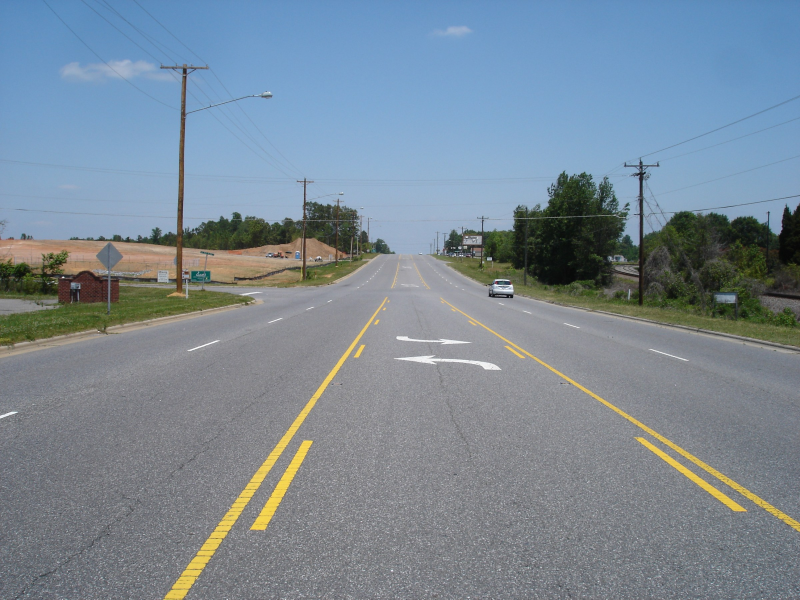
#> input picture img/lanes1.jpg, 2400 x 1799 px, given in place of road6.mp4, which was not available (shown at 1/3 size)
$ python webcam.py
#> lines starting #> are read from the running program, lines starting #| are printed output that depends on the picture; after the words box and inside, x2 and y2 are one past the last pixel; in counts of white or black regions, pixels touching at a corner belong together; pictures that were not available may be replaced by others from this repository, and a replacement may not be noted
import cv2
import imutils
from collections import namedtuple
import typing
import numpy as np
import edge
import heapq

Point = typing.NamedTuple("Point", [('x', int), ('y', int)])

# Areas should be given using 0..1 range, where 1 is input width or height.
SearchArea = namedtuple('SearchArea', 'left, top, width, height')


str_SETTINGS_W = 'Settings'

str_ASPHALT_LEFT = 'Asphalt box left'
str_ASPHALT_TOP = 'Asphalt box top'
str_ASPHALT_WIDTH = 'Asphalt box width'
str_ASPHALT_COLORS = 'N asphalt colors'

str_MIN_LIGHTNESS = 'Lightness min'
str_MIN_RED = 'Lightness min'
str_ERODE_KERNEL = 'Erode kernel'
str_DILATE_KERNEL = 'Dilate kernel'
str_ASPHALT_HUE_THRESHOLD_SPREAD = 'Hue spread'
str_ASPHALT_SAT_THRESHOLD_SPREAD = 'Sat spread'
str_ASPHALT_LIG_THRESHOLD_SPREAD = 'Lig spread'
str_MIN_CANNY = 'Canny min'
str_MAX_CANNY = 'Canny max'

_MAX_RGB = 255
_VIDEO_WIDTH = 640
_HUNDRED = 100

class RoadSeeker:

    road_search_area = SearchArea(.45, .85, .1, .1)
    insignificant_area = SearchArea(0., 0., 1., .4)
    horizon = 0.35  # horizon line in respectance to frame heightm starting from top
    line_width = 2
    search_color = (0, 255, 0)
    asphalt_colors = [(0, 0, 0)]

    asphalt_hue_spread = 10  # in RGB units, defines the thresholding corridor
    asphalt_sat_spread = 10  # in RGB units, defines the thresholding corridor
    asphalt_lig_spread = 10  # in RGB units, defines the thresholding corridor


    min_lightness = 120
    min_red = 4
    canny_min = 100
    canny_max = 200
    erode_size = 2
    dilate_size = 2
    erode_kernel = 0
    dilate_kernel = 0

    n_road_colors = 3  # top N most relevant colors in the asphalt rectangle will be taken into account


    def __init__(self):
        cv2.namedWindow(str_SETTINGS_W)

        # create settings trackbars
        cv2.createTrackbar(str_ASPHALT_HUE_THRESHOLD_SPREAD, str_SETTINGS_W, 1, _HUNDRED, self.control_moved)
        cv2.setTrackbarPos(str_ASPHALT_HUE_THRESHOLD_SPREAD, str_SETTINGS_W, self.asphalt_hue_spread)

        cv2.createTrackbar(str_ASPHALT_SAT_THRESHOLD_SPREAD, str_SETTINGS_W, 1, _HUNDRED, self.control_moved)
        cv2.setTrackbarPos(str_ASPHALT_SAT_THRESHOLD_SPREAD, str_SETTINGS_W, self.asphalt_sat_spread)

        cv2.createTrackbar(str_ASPHALT_LIG_THRESHOLD_SPREAD, str_SETTINGS_W, 1, _HUNDRED, self.control_moved)
        cv2.setTrackbarPos(str_ASPHALT_LIG_THRESHOLD_SPREAD, str_SETTINGS_W, self.asphalt_lig_spread)

        cv2.createTrackbar(str_ERODE_KERNEL, str_SETTINGS_W, 1, 30, self.control_moved)
        cv2.setTrackbarPos(str_ERODE_KERNEL, str_SETTINGS_W, self.erode_size)

        cv2.createTrackbar(str_DILATE_KERNEL, str_SETTINGS_W, 1, 30, self.control_moved)
        cv2.setTrackbarPos(str_DILATE_KERNEL, str_SETTINGS_W, self.dilate_size)

        cv2.createTrackbar(str_MIN_CANNY, str_SETTINGS_W, 1, 200, self.control_moved)
        cv2.setTrackbarPos(str_MIN_CANNY, str_SETTINGS_W, self.canny_min)
        cv2.createTrackbar(str_MAX_CANNY, str_SETTINGS_W, 1, 200, self.control_moved)
        cv2.setTrackbarPos(str_MAX_CANNY, str_SETTINGS_W, self.canny_max)

        cv2.createTrackbar(str_ASPHALT_LEFT, str_SETTINGS_W, 1, 100, self.control_moved)
        cv2.setTrackbarPos(str_ASPHALT_LEFT, str_SETTINGS_W, int(self.road_search_area.left * 100))
        cv2.createTrackbar(str_ASPHALT_TOP, str_SETTINGS_W, 1, 100, self.control_moved)
        cv2.setTrackbarPos(str_ASPHALT_TOP, str_SETTINGS_W, int(self.road_search_area.top * 100))
        cv2.createTrackbar(str_ASPHALT_WIDTH, str_SETTINGS_W, 1, 100, self.control_moved)
        cv2.setTrackbarPos(str_ASPHALT_WIDTH, str_SETTINGS_W, int(self.road_search_area.width * 100))

        cv2.createTrackbar(str_MIN_LIGHTNESS, str_SETTINGS_W, 1, 255, self.control_moved)
        cv2.setTrackbarPos(str_MIN_LIGHTNESS, str_SETTINGS_W, self.min_lightness)

        cv2.createTrackbar(str_MIN_LIGHTNESS, str_SETTINGS_W, 1, 255, self.control_moved)
        cv2.setTrackbarPos(str_MIN_LIGHTNESS, str_SETTINGS_W, self.min_lightness)

        cv2.createTrackbar('R min', str_SETTINGS_W, 1, 255, self.control_moved)
        cv2.setTrackbarPos('R min', str_SETTINGS_W, self.min_red)

        cv2.createTrackbar(str_ASPHALT_COLORS, str_SETTINGS_W, 1, 50, self.control_moved)
        cv2.setTrackbarPos(str_ASPHALT_COLORS, str_SETTINGS_W, self.n_road_colors)

    def control_moved(self, _):
        return

    @staticmethod  # takes w and h in pixels, area of float coeffs, returns top-left and bottom-right vertexes
    def rectangleVertexes(width, height, area):
        top_left = Point(int(width * area.left),
                         int(height * area.top))
        bottom_right = Point(int(width * (area.left + area.width)),
                             int(height * (area.top + area.height)))
        return top_left, bottom_right


    def plotInfo(self, _input):
        _width, _height = _input.shape[1], _input.shape[0]

        # Show road searching area
        p1, p2 = RoadSeeker.rectangleVertexes(_width, _height, self.road_search_area)
        cv2.rectangle(_input,
                      (int(p1.x), int(p1.y)),
                      (int(p2.x), int(p2.y)),
                      self.search_color,
                      self.line_width)

        self.plotAsphaltColors(_input)

        return _input

    def readAsphaltBox(self, _input):
        (_height, _width, _) = _input.shape
        self.n_road_colors = cv2.getTrackbarPos(str_ASPHALT_COLORS, str_SETTINGS_W) + 1
        self.road_search_area = SearchArea(cv2.getTrackbarPos(str_ASPHALT_LEFT, str_SETTINGS_W) / 100,
                                           cv2.getTrackbarPos(str_ASPHALT_TOP, str_SETTINGS_W) / 100,
                                           cv2.getTrackbarPos(str_ASPHALT_WIDTH, str_SETTINGS_W) / 100,
                                           self.road_search_area.height)
        p1, p2 = RoadSeeker.rectangleVertexes(_width, _height, self.road_search_area)
        asphalt = _input[p1.y:p2.y, p1.x:p2.x]
        return asphalt

    def plotAsphaltColors(self, _input):
        (_height, _width, _) = _input.shape
        # draw insignificant area using top N colors in asphalt road
        rectangle_width = int(_width / self.n_road_colors)
        for i in range(0, len(self.asphalt_colors)):
            cv2.rectangle(_input,
                          (rectangle_width * i, 0),
                          (rectangle_width * (i+1), int(_height * self.horizon)),
                          self.asphalt_colors[i],
                          -1)

    # [66 lines left out: functions calcAsphaltColorsKmean, calcAsphaltColorsHistHLS, not called in this run]

    def calcAsphaltColorBoundaries(self, _input):
        _hist_shrink_ratio = 5
        (_height, _width, _) = _input.shape

        self.readAsphaltBox(_input)

        undersampled = imutils.resize(self.readAsphaltBox(_input), (int(_width / _hist_shrink_ratio)))

        hist0 = cv2.calcHist([undersampled],  # images
                             [0],             # channels
                             None,            # mask
                             [_MAX_RGB],      # histSize
                             [0, _MAX_RGB])   # ranges

        hist1 = cv2.calcHist([undersampled],  # images
                             [1],             # channels
                             None,            # mask
                             [_MAX_RGB],      # histSize
                             [0, _MAX_RGB])   # ranges

        hist2 = cv2.calcHist([undersampled],  # images
                             [2],             # channels
                             None,            # mask
                             [_MAX_RGB],      # histSize
                             [0, _MAX_RGB])   # ranges

        dcols0 = heapq.nlargest(self.n_road_colors, range(len(hist0)), hist0.take)
        dcols1 = heapq.nlargest(self.n_road_colors, range(len(hist1)), hist1.take)
        dcols2 = heapq.nlargest(self.n_road_colors, range(len(hist2)), hist2.take)

        lower_color_bounds = [min(dcols0), min(dcols1), min(dcols2)]
        upper_color_bounds = [max(dcols0), max(dcols1), max(dcols2)]

        self.asphalt_colors = [lower_color_bounds, upper_color_bounds]
        while len(self.asphalt_colors) < self.n_road_colors:
            self.asphalt_colors.append((0,0,0))

        return lower_color_bounds, upper_color_bounds


    def toHls(self, _input):
        hls = cv2.cvtColor(_input, cv2.COLOR_BGR2HLS)
        return hls

    def toHsv(self, _input):
        hsv = cv2.cvtColor(_input, cv2.COLOR_BGR2HSV)
        return hsv

    # [94 lines left out: functions thresholdedByAnd, thresholdedByOr, thresholdedOnlyHue, thresholdedGray, not called in this run]

    def thresholdedBy3Hist(self, _input):
        self.readThresholdingParams()
        (_height, _width, _) = _input.shape
        resample_ratio = 2
        resamle = cv2.resize(_input, (int(_width/resample_ratio), int(_height/resample_ratio)))

        lo, hi = self.calcAsphaltColorBoundaries(_input)
        lo, hi = np.array(lo), np.array(hi)

        lo -= self.asphalt_hue_spread
        hi += self.asphalt_hue_spread

        fullmask = cv2.inRange(resamle, lo, hi ) # full true map
        if self.erode_size > 0:
            fullmask = cv2.erode(fullmask, self.erode_kernel)
        if self.dilate_size > 0:
            fullmask = cv2.dilate(fullmask, self.dilate_kernel)
        cv2.imshow('Fullmask', fullmask)
        mask_rgb = cv2.cvtColor(fullmask, cv2.COLOR_GRAY2BGR)
        mask_rgb = cv2.resize(mask_rgb, (_width, _height))
        mask_rgb = cv2.blur(mask_rgb, (self.erode_size+1, self.erode_size+1))
        frame = _input & mask_rgb

        return frame

    # [27 lines left out: function thresholdedAfterUndersample, not called in this run]

    def readThresholdingParams(self):
        self.asphalt_hue_spread = cv2.getTrackbarPos(str_ASPHALT_HUE_THRESHOLD_SPREAD, str_SETTINGS_W) + 1
        self.asphalt_sat_spread = cv2.getTrackbarPos(str_ASPHALT_SAT_THRESHOLD_SPREAD, str_SETTINGS_W) + 1
        self.asphalt_lig_spread = cv2.getTrackbarPos(str_ASPHALT_LIG_THRESHOLD_SPREAD, str_SETTINGS_W) + 1
        self.erode_size = cv2.getTrackbarPos(str_ERODE_KERNEL, str_SETTINGS_W)
        self.dilate_size = cv2.getTrackbarPos(str_DILATE_KERNEL, str_SETTINGS_W)
        if self.erode_size > 0:
            self.erode_kernel = cv2.getStructuringElement(cv2.MORPH_ELLIPSE, (self.erode_size, self.erode_size * 2))
        if self.dilate_size > 0:
            self.dilate_kernel = cv2.getStructuringElement(cv2.MORPH_ELLIPSE, (self.dilate_size, self.dilate_size * 2))
        self.min_red = cv2.getTrackbarPos(str_MIN_RED, str_SETTINGS_W)

    # [5 lines left out: function edges, not called in this run]

    def significant(self, _input):
        _width, _height = _input.shape[1], _input.shape[0]
        return _input[int(_height * self.horizon):_height, 0:_width]

    # [33 lines left out: functions erode, driving_lane, roi, not called in this run]


def process_video(input=0, mirror=False):
#> called with input = 'video/road6.mp4', mirror = False
    processor = RoadSeeker()
    cam = cv2.VideoCapture(input)

    while True:
        ret_val, raw = cam.read()
#> raw is the input picture: shape (1799, 2400, 3); mean B, G, R 149.2, 137.1, 122.8
        if not ret_val:
            print("No video frame captured: video at end or no video present.")
            quit()

        # First of all to increase perfomance we work with small video
        raw = imutils.resize(raw, _VIDEO_WIDTH)
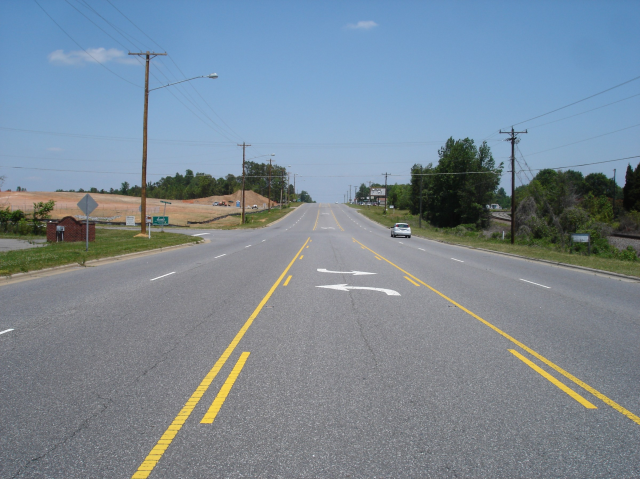
#> raw: shape (479, 640, 3); mean B, G, R 149.2, 137.1, 122.8


        # hsl = processor.toHls(raw)
        # cv2.imshow('HSV', hsl)
        #
        # asphalt = processor.calcAsphaltColorsKmean(hsl)
        # # cv2.imshow('Asphalt', asphalt)
        #
        # # further processing for below-horizon part only to increase performance
        # # significant = processor.significant(hsv)
        #
        # thresholdedAnd = processor.thresholdedByAnd(hsl)
        # cv2.imshow('And Threshold', thresholdedAnd)
        #
        # # thresholdedOr = processor.thresholdedByOr(hsl)
        # # cv2.imshow('Or Threshold', thresholdedOr)
        #
        # thresholdedOnlyHue = processor.thresholdedOnlyHue(hsl)
        # cv2.imshow('Hue Threshold', thresholdedOnlyHue)
        #
        # cutted = processor.plotInfo(raw)
        # edges = processor.edges(thresholdedAnd)
        #
        # #cv2.imshow('Edges', processor.edges(edges))
        # cv2.imshow('Cutted', cutted)
        #
        # # cv2.imshow('Lane', processor.driving_lane(raw))

        hls = processor.toHls(raw)

        # asphalt = processor.calcAsphaltColorsHistHLS(hls)

        thresholdedOr = processor.thresholdedBy3Hist(hls)
#> in calcAsphaltColorBoundaries, `hist0 = cv2.calcHist([undersampled],`: hist0 = 255 values, max 2520 at index 120, min 0 at index 1, mean 48.19
#> in calcAsphaltColorBoundaries, `hist1 = cv2.calcHist([undersampled],`: hist1 = 255 values, max 628 at index 129, min 0 at index 0, mean 48.19
#> in calcAsphaltColorBoundaries, `hist2 = cv2.calcHist([undersampled],`: hist2 = 255 values, max 2668 at index 6, min 0 at index 17, mean 48.19
#> in calcAsphaltColorBoundaries, `dcols0 = heapq.nlargest(self.n_road_colors, range(len(hist0)), hist0.t..`: dcols0 = [120, 114, 115, 105]
#> in calcAsphaltColorBoundaries, `dcols1 = heapq.nlargest(self.n_road_colors, range(len(hist1)), hist1.t..`: dcols1 = [129, 131, 127, 130]
#> in calcAsphaltColorBoundaries, `dcols2 = heapq.nlargest(self.n_road_colors, range(len(hist2)), hist2.t..`: dcols2 = [6, 5, 7, 4]
#> in calcAsphaltColorBoundaries, `lower_color_bounds = [min(dcols0), min(dcols1), min(dcols2)]`: lower_color_bounds = [105, 127, 4]
#> in calcAsphaltColorBoundaries, `upper_color_bounds = [max(dcols0), max(dcols1), max(dcols2)]`: upper_color_bounds = [120, 131, 7]
#> in calcAsphaltColorBoundaries, `self.asphalt_colors = [lower_color_bounds, upper_color_bounds]`: self.asphalt_colors = [[105, 127, 4], [120, 131, 7]]
#> the loop in calcAsphaltColorBoundaries, `while len(self.asphalt_colors) < self.n_road_colors:` made 2 passes
#> after the loop in calcAsphaltColorBoundaries, `while len(self.asphalt_colors) < self.n_road_colors:`: self.asphalt_colors = [[105, 127, 4], [120, 131, 7], (0, 0, 0), (0, 0, 0)]
#> in thresholdedBy3Hist, `lo, hi = self.calcAsphaltColorBoundaries(_input)`: lo = [105, 127, 4]; hi = [120, 131, 7]
#> in thresholdedBy3Hist, `lo -= self.asphalt_hue_spread`: lo = [94, 116, -7]
#> in thresholdedBy3Hist, `hi += self.asphalt_hue_spread`: hi = [131, 142, 18]
#> in thresholdedBy3Hist, `fullmask = cv2.inRange(resamle, lo, hi )`:
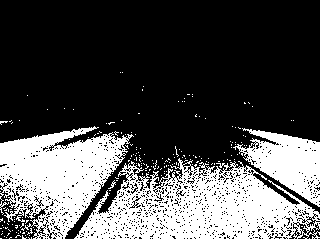
#> fullmask: shape (239, 320); 31.1% white; 193 white regions (189 under 20 px), largest, box (x1, y1, x2, y2) and area: (74, 158, 320, 239) 11462, (0, 126, 134, 239) 8472, (233, 128, 320, 207) 3397, (108, 180, 116, 189) 22
#> in thresholdedBy3Hist, `fullmask = cv2.dilate(fullmask, self.dilate_kernel)`:
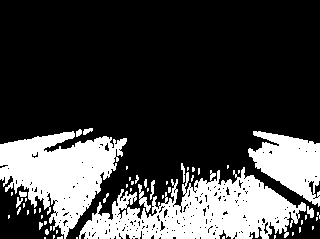
#> fullmask: shape (239, 320); 25.9% white; 56 white regions (41 under 20 px), largest, box (x1, y1, x2, y2) and area: (79, 167, 306, 239) 8692, (0, 131, 127, 239) 7109, (248, 131, 320, 207) 3131
#> in thresholdedBy3Hist, `mask_rgb = cv2.resize(mask_rgb, (_width, _height))`:
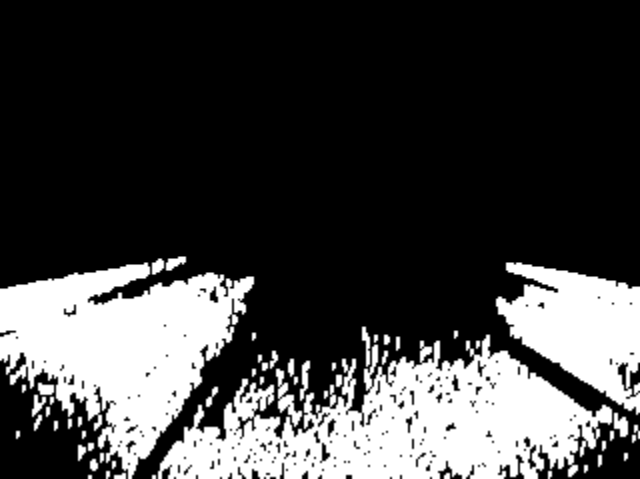
#> mask_rgb: shape (479, 640, 3); min 0, max 255, mean 66.1

        cutted = processor.plotInfo(raw)
#> the loop in plotAsphaltColors, `for i in range(0, len(self.asphalt_colors)):` made 4 passes
#> after the loop in plotAsphaltColors, `for i in range(0, len(self.asphalt_colors)):`:
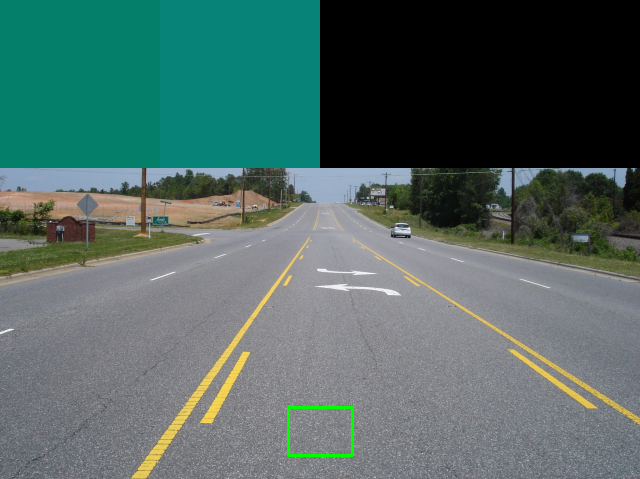
#> _input: shape (479, 640, 3); mean B, G, R 99.4, 104.1, 80.9
        cv2.imshow('Processed HSL', np.concatenate((cutted, thresholdedOr), axis=1))
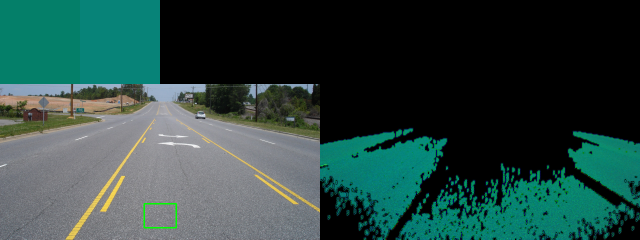
#> window 'Processed HSL': shape (479, 1280, 3) (shown at 1/2 size); mean B, G, R 64.4, 68.9, 41.5

        # [6 lines of commented-out code are left out]

        cv2.imshow('Lane', cv2.blur(thresholdedOr, (5,5)))
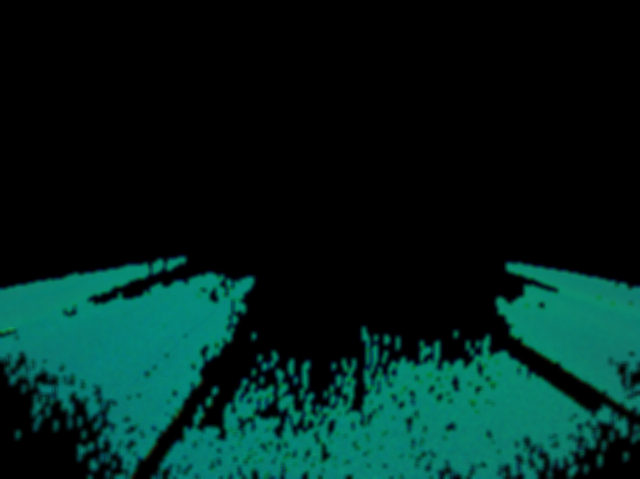
#> window 'Lane': shape (479, 640, 3); mean B, G, R 29.3, 33.8, 2.1

        if cv2.waitKey(1) == 27:
#> (key Esc is pressed here)
            break  # esc to quit
    cv2.destroyAllWindows()

process_video('video/road6.mp4')
# process_video()

$ run again, on img/lanes10.jpg
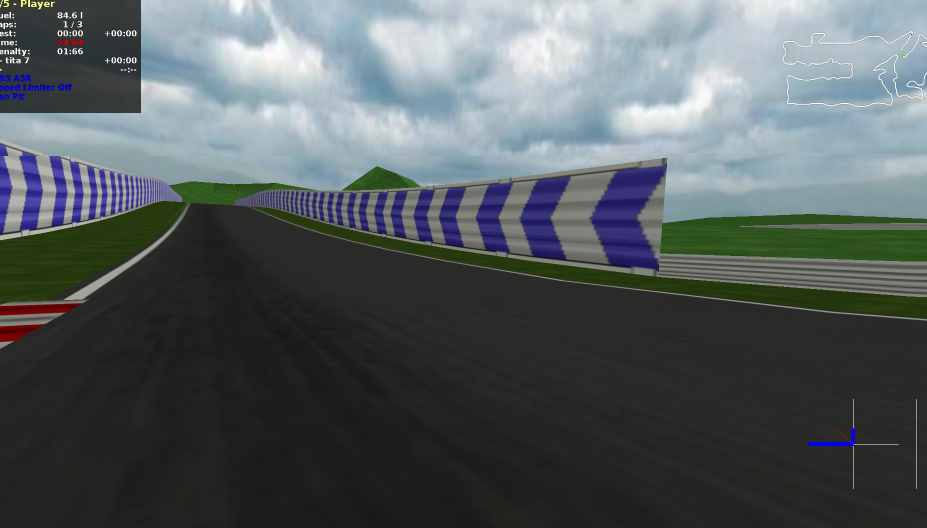
#> input picture img/lanes10.jpg, 1854 x 1056 px, given in place of road6.mp4, which was not available (shown at 1/2 size)
#> in process_video, raw is the input picture: shape (1056, 1854, 3); mean B, G, R 94.7, 93.3, 86.1
#> raw: shape (364, 640, 3)
#> hls: shape (364, 640, 3); mean of channels 0, 1, 2 60.6, 91.3, 33.5
#> resamle: shape (182, 320, 3); mean of channels 0, 1, 2 60.7, 91.5, 33.6
#> asphalt: shape (36, 64, 3); mean of channels 0, 1, 2 30.8, 29.4, 8.9
#> undersampled: shape (72, 128, 3); mean of channels 0, 1, 2 30.8, 29.4, 8.9
#> hist0 = 255 values, max 8772 at index 30, min 0 at index 0, mean 36.14
#> hist1 = 255 values, max 2216 at index 28, min 0 at index 0, mean 36.14
#> hist2 = 255 values, max 5076 at index 9, min 0 at index 0, mean 36.14
#> dcols0 = [30, 50, 36, 45]
#> dcols1 = [28, 29, 32, 27]
#> dcols2 = [9, 8, 10, 13]
#> lower_color_bounds = [30, 27, 8]
#> upper_color_bounds = [50, 32, 13]
#> in calcAsphaltColorBoundaries, `self.asphalt_colors = [lower_color_bounds, upper_color_bounds]`: self.asphalt_colors = [[30, 27, 8], [50, 32, 13]]
#> the loop in calcAsphaltColorBoundaries, `while len(self.asphalt_colors) < self.n_road_colors:` made 2 passes
#> after the loop in calcAsphaltColorBoundaries, `while len(self.asphalt_colors) < self.n_road_colors:`: self.asphalt_colors = [[30, 27, 8], [50, 32, 13], (0, 0, 0), (0, 0, 0)]
#> in thresholdedBy3Hist, `lo, hi = self.calcAsphaltColorBoundaries(_input)`: lo = [30, 27, 8]; hi = [50, 32, 13]
#> in thresholdedBy3Hist, `lo -= self.asphalt_hue_spread`: lo = [19, 16, -3]
#> in thresholdedBy3Hist, `hi += self.asphalt_hue_spread`: hi = [61, 43, 24]
#> in thresholdedBy3Hist, `fullmask = cv2.inRange(resamle, lo, hi )`:
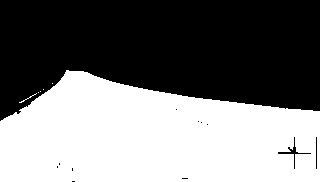
#> fullmask: shape (182, 320); 47.2% white; 6 white regions (4 under 20 px), largest, box (x1, y1, x2, y2) and area: (0, 70, 320, 182) 27460, (19, 93, 37, 103) 21
#> frame: shape (364, 640, 3); mean of channels 0, 1, 2 14.3, 16.4, 3.6
#> the loop in plotAsphaltColors, `for i in range(0, len(self.asphalt_colors)):` made 4 passes
#> in process_video, `cv2.imshow('Lane', cv2.blur(thresholdedOr, (5,5)))`:
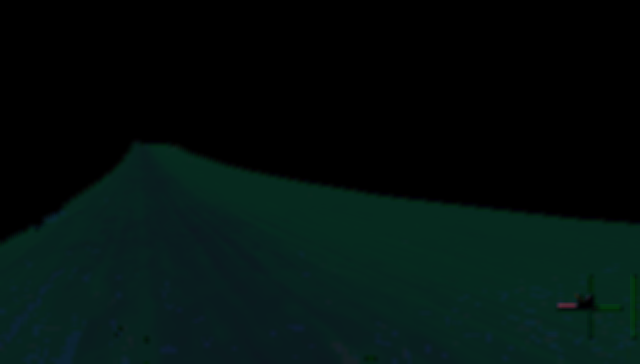
#> window 'Lane': shape (364, 640, 3); mean B, G, R 14.3, 16.4, 3.5
